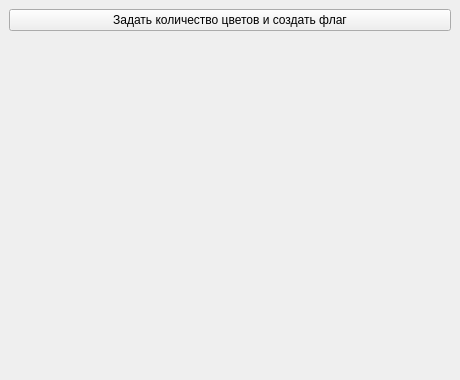
<?xml version="1.0" encoding="UTF-8"?>
<ui version="4.0">
 <class>MainWindow</class>
 <widget class="QMainWindow" name="MainWindow">
  <property name="geometry">
   <rect>
    <x>0</x>
    <y>0</y>
    <width>460</width>
    <height>380</height>
   </rect>
  </property>
  <property name="windowTitle">
   <string>Генератор флага</string>
  </property>
  <widget class="QWidget" name="centralwidget">
   <layout class="QVBoxLayout" name="verticalLayout">
    <item>
     <widget class="QPushButton" name="btn_generate">
      <property name="text">
       <string>Задать количество цветов и создать флаг</string>
      </property>
     </widget>
    </item>
    <item>
     <widget class="QLabel" name="lbl_flag">
      <property name="alignment">
       <set>Qt::AlignmentFlag::AlignCenter</set>
      </property>
      <property name="minimumSize">
       <size>
        <width>420</width>
        <height>280</height>
       </size>
      </property>
     </widget>
    </item>
   </layout>
  </widget>
 </widget>
 <resources/>
 <connections/>
</ui>
